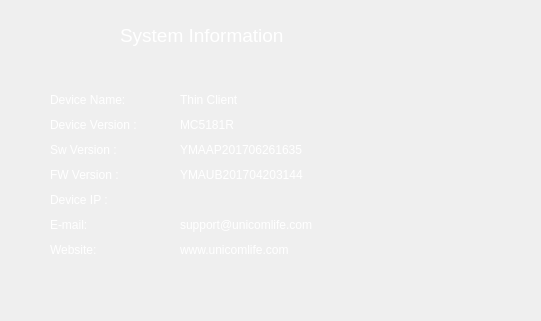
<?xml version="1.0" encoding="UTF-8"?>
<ui version="4.0">
 <class>InfoDialog</class>
 <widget class="QDialog" name="InfoDialog">
  <property name="geometry">
   <rect>
    <x>0</x>
    <y>0</y>
    <width>541</width>
    <height>321</height>
   </rect>
  </property>
  <property name="sizePolicy">
   <sizepolicy hsizetype="Fixed" vsizetype="Fixed">
    <horstretch>0</horstretch>
    <verstretch>0</verstretch>
   </sizepolicy>
  </property>
  <property name="minimumSize">
   <size>
    <width>481</width>
    <height>291</height>
   </size>
  </property>
  <property name="maximumSize">
   <size>
    <width>99999</width>
    <height>99999</height>
   </size>
  </property>
  <property name="contextMenuPolicy">
   <enum>Qt::NoContextMenu</enum>
  </property>
  <property name="windowTitle">
   <string>System Information</string>
  </property>
  <property name="styleSheet">
   <string notr="true"/>
  </property>
  <widget class="QLabel" name="versionlabel">
   <property name="geometry">
    <rect>
     <x>50</x>
     <y>140</y>
     <width>121</width>
     <height>20</height>
    </rect>
   </property>
   <property name="styleSheet">
    <string notr="true">color: rgb(255, 255, 255);</string>
   </property>
   <property name="text">
    <string>Sw Version :</string>
   </property>
  </widget>
  <widget class="QLabel" name="devname_label">
   <property name="geometry">
    <rect>
     <x>50</x>
     <y>90</y>
     <width>121</width>
     <height>20</height>
    </rect>
   </property>
   <property name="styleSheet">
    <string notr="true">color: rgb(255, 255, 255);</string>
   </property>
   <property name="text">
    <string>Device Name:</string>
   </property>
  </widget>
  <widget class="QLabel" name="deviceIdlabel">
   <property name="geometry">
    <rect>
     <x>50</x>
     <y>115</y>
     <width>121</width>
     <height>20</height>
    </rect>
   </property>
   <property name="styleSheet">
    <string notr="true">color: rgb(255, 255, 255);</string>
   </property>
   <property name="text">
    <string>Device Version :</string>
   </property>
  </widget>
  <widget class="QLabel" name="fwversionlabel">
   <property name="geometry">
    <rect>
     <x>50</x>
     <y>165</y>
     <width>121</width>
     <height>20</height>
    </rect>
   </property>
   <property name="styleSheet">
    <string notr="true">color: rgb(255, 255, 255);</string>
   </property>
   <property name="text">
    <string>FW Version :</string>
   </property>
  </widget>
  <widget class="QLabel" name="label">
   <property name="geometry">
    <rect>
     <x>120</x>
     <y>20</y>
     <width>181</width>
     <height>30</height>
    </rect>
   </property>
   <property name="font">
    <font>
     <pointsize>14</pointsize>
    </font>
   </property>
   <property name="styleSheet">
    <string notr="true">color: rgb(255, 255, 255);</string>
   </property>
   <property name="text">
    <string>System Information</string>
   </property>
  </widget>
  <widget class="QLabel" name="label_2">
   <property name="geometry">
    <rect>
     <x>360</x>
     <y>80</y>
     <width>150</width>
     <height>179</height>
    </rect>
   </property>
   <property name="styleSheet">
    <string notr="true">border-image: url(:/images/images/YouMengInfo.png);</string>
   </property>
   <property name="text">
    <string/>
   </property>
  </widget>
  <widget class="QLabel" name="devname_label_2">
   <property name="geometry">
    <rect>
     <x>180</x>
     <y>90</y>
     <width>150</width>
     <height>20</height>
    </rect>
   </property>
   <property name="styleSheet">
    <string notr="true">color: rgb(255, 255, 255);</string>
   </property>
   <property name="text">
    <string>Thin Client</string>
   </property>
  </widget>
  <widget class="QLabel" name="devname_label_3">
   <property name="geometry">
    <rect>
     <x>180</x>
     <y>115</y>
     <width>150</width>
     <height>20</height>
    </rect>
   </property>
   <property name="styleSheet">
    <string notr="true">color: rgb(255, 255, 255);</string>
   </property>
   <property name="text">
    <string>MC5181R</string>
   </property>
  </widget>
  <widget class="QLabel" name="devname_label_4">
   <property name="geometry">
    <rect>
     <x>180</x>
     <y>140</y>
     <width>171</width>
     <height>20</height>
    </rect>
   </property>
   <property name="styleSheet">
    <string notr="true">color: rgb(255, 255, 255);</string>
   </property>
   <property name="text">
    <string>YMAAP201706261635</string>
   </property>
  </widget>
  <widget class="QLabel" name="devname_label_5">
   <property name="geometry">
    <rect>
     <x>180</x>
     <y>165</y>
     <width>171</width>
     <height>20</height>
    </rect>
   </property>
   <property name="styleSheet">
    <string notr="true">color: rgb(255, 255, 255);</string>
   </property>
   <property name="text">
    <string>YMAUB201704203144</string>
   </property>
  </widget>
  <widget class="QLabel" name="snnumlabel_2">
   <property name="geometry">
    <rect>
     <x>50</x>
     <y>215</y>
     <width>121</width>
     <height>20</height>
    </rect>
   </property>
   <property name="styleSheet">
    <string notr="true">color: rgb(255, 255, 255);</string>
   </property>
   <property name="text">
    <string>E-mail:</string>
   </property>
  </widget>
  <widget class="QLabel" name="devname_label_7">
   <property name="geometry">
    <rect>
     <x>180</x>
     <y>215</y>
     <width>171</width>
     <height>20</height>
    </rect>
   </property>
   <property name="styleSheet">
    <string notr="true">color: rgb(255, 255, 255);</string>
   </property>
   <property name="text">
    <string>support@unicomlife.com</string>
   </property>
  </widget>
  <widget class="QLabel" name="snnumlabel_3">
   <property name="geometry">
    <rect>
     <x>50</x>
     <y>240</y>
     <width>121</width>
     <height>20</height>
    </rect>
   </property>
   <property name="styleSheet">
    <string notr="true">color: rgb(255, 255, 255);</string>
   </property>
   <property name="text">
    <string>Website:</string>
   </property>
  </widget>
  <widget class="QLabel" name="devname_label_8">
   <property name="geometry">
    <rect>
     <x>180</x>
     <y>240</y>
     <width>150</width>
     <height>20</height>
    </rect>
   </property>
   <property name="styleSheet">
    <string notr="true">color: rgb(255, 255, 255);</string>
   </property>
   <property name="text">
    <string>www.unicomlife.com</string>
   </property>
  </widget>
  <widget class="QLabel" name="IPlabel">
   <property name="geometry">
    <rect>
     <x>50</x>
     <y>190</y>
     <width>121</width>
     <height>20</height>
    </rect>
   </property>
   <property name="styleSheet">
    <string notr="true">color: rgb(255, 255, 255);</string>
   </property>
   <property name="text">
    <string>Device IP :</string>
   </property>
  </widget>
  <widget class="QLabel" name="ip_label">
   <property name="geometry">
    <rect>
     <x>180</x>
     <y>190</y>
     <width>171</width>
     <height>20</height>
    </rect>
   </property>
   <property name="styleSheet">
    <string notr="true">color: rgb(255, 255, 255);</string>
   </property>
   <property name="text">
    <string/>
   </property>
  </widget>
 </widget>
 <resources/>
 <connections/>
</ui>
